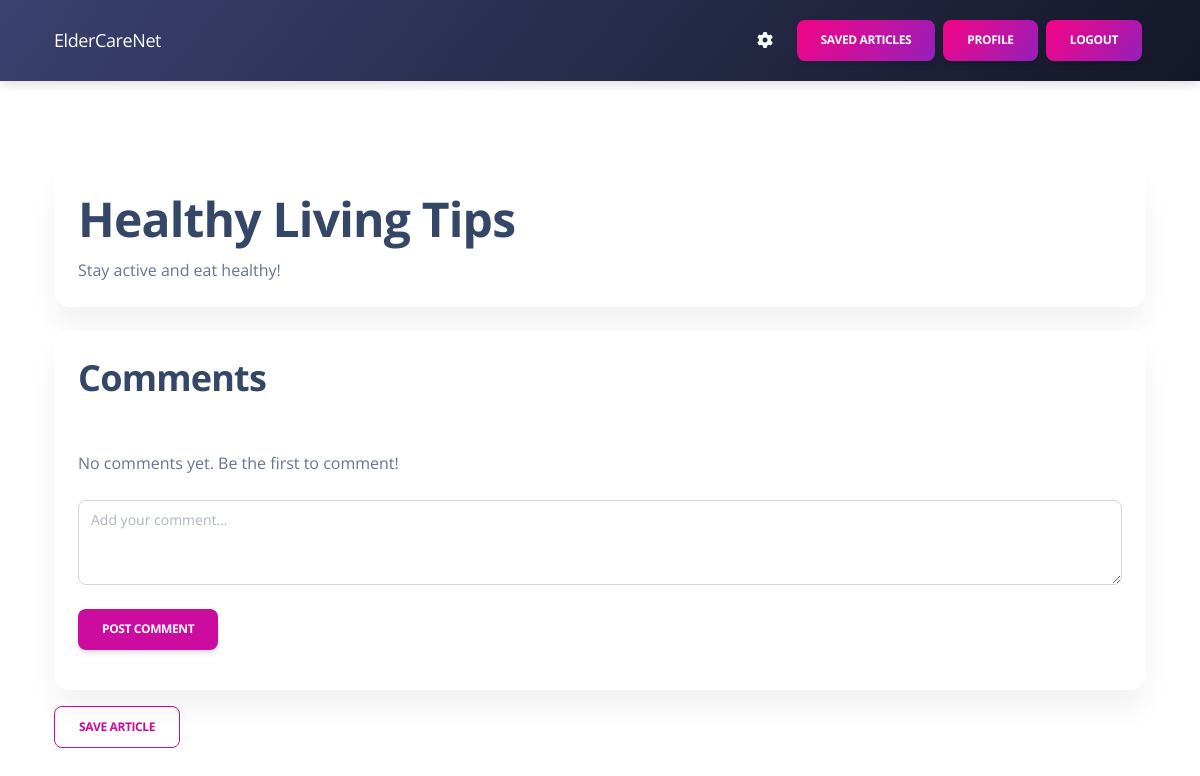
Page /articles/1 on the earlier database version.
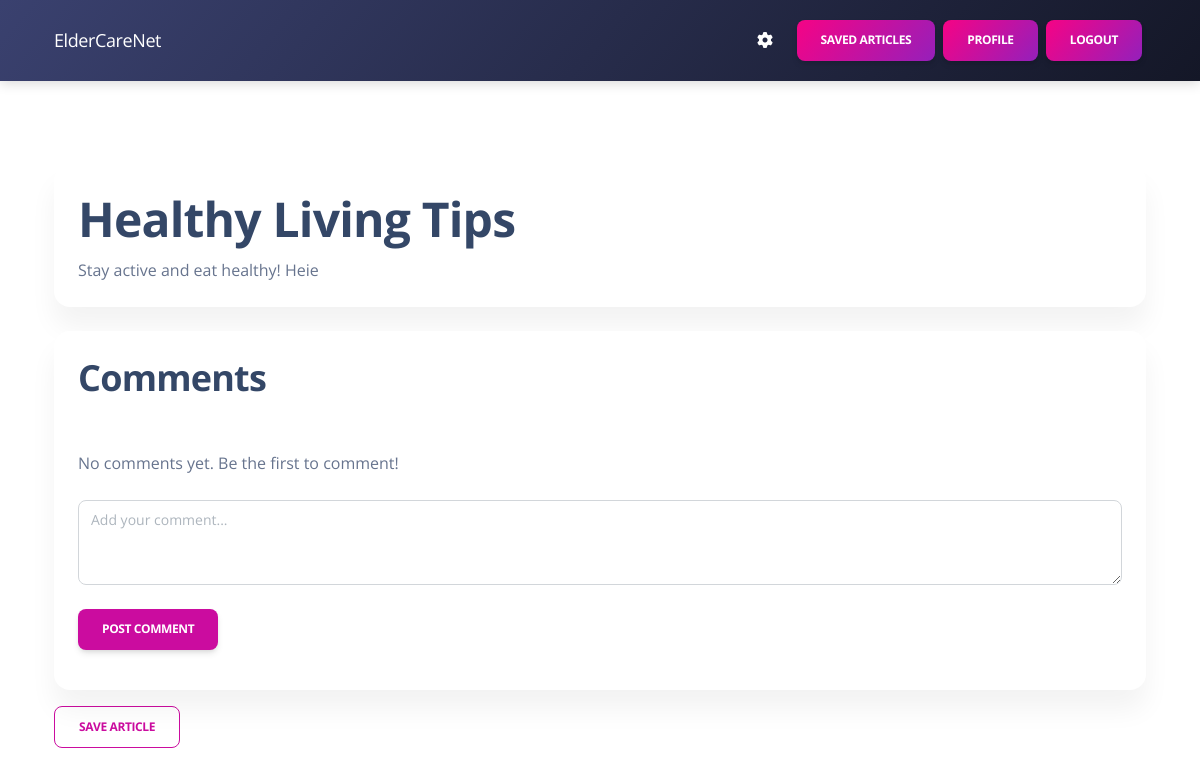
Same page on the later database version.
### models.py (models this page shows)
class Article(Base):
    __tablename__ = "articles"
    article_id = Column(Integer, primary_key=True, index=True)
    title = Column(String, nullable=False)
    content = Column(Text, nullable=False)
    created_at = Column(DateTime(timezone=True), server_default=func.now())
    updated_at = Column(DateTime(timezone=True), onupdate=func.now())
    author_id = Column(Integer, ForeignKey("admins.admin_id"))
    comments = relationship("Comment", back_populates="article")
    saved_by = relationship("SavedArticle", back_populates="article")

### routers/articles.py (the view)
@router.get("/{article_id}")
async def read_article(article_id: int, request: Request, db: Session = Depends(get_db)):
    article = crud.get_article(db, article_id)
    if not article:
        raise HTTPException(status_code=404, detail="Article not found")
    comments = crud.get_comments_by_article(db, article_id)
    return user_templates.TemplateResponse("article.html", {"request": request, "article": article, "comments": comments})

### templates/pages/user/article.html (shortened to what this page needs)
{% extends "layouts/dbbase.html" %}
{% block content %}
<div class="container mt-4">
    <article class="card mb-4">
        <div class="card-body position-relative">
            <h1 class="card-title">{{ article.title }}</h1>
            <p class="card-text">{{ article.content }}</p>
        </div>
    </article>
    <section id="comments" class="card">
        <div class="card-header">
            <h2 class="mb-0">Comments</h2>
        </div>
        <div class="card-body">
            {% if comments %}
                <div class="list-group">
                    {% for comment in comments %}
                    <div class="list-group-item">
                        <div class="d-flex justify-content-between align-items-center">
                            <p class="mb-1">{{ comment.content }}</p>
                            <small class="text-muted">
                                Posted by User {{ comment.user_id }} on {{ comment.created_at }}
                            </small>
                        </div>
                    </div>
                    {% endfor %}
                </div>
            {% else %}
                <p class="text-muted">No comments yet. Be the first to comment!</p>
            {% endif %}
            <form action="/articles/{{ article.article_id }}/comment" method="post" class="mt-4">
                <div class="form-group">
                    <textarea name="content" class="form-control" rows="3" placeholder="Add your comment..." required></textarea>
                </div>
                <button type="submit" class="btn btn-primary mt-2">Post Comment</button>
            </form>
        </div>
    </section>
    <div class="mt-3">
        <form action="/articles/{{ article.article_id }}/save" method="post">
            <button type="submit" class="btn btn-outline-primary">Save Article</button>
        </form>
    </div>
</div>
{% endblock %}

### templates/layouts/dbbase.html (shortened to what this page needs)
<!DOCTYPE html>
<html lang="en">
<head>
  <link href="{{ url_for('static', path='css/nucleo-icons.css') }}" rel="stylesheet" />
  <link href="{{ url_for('static', path='css/nucleo-svg.css') }}" rel="stylesheet" />
  <link id="pagestyle" href="{{ url_for('static', path='css/soft-ui-dashboard.css?v=1.0.6') }}" rel="stylesheet" />
  <link id="pagestyle_dark" href="{{ url_for('static', path='css/dark-theme-core.css') }}" rel="stylesheet" />
</head>
<body>
  {% include "includes/navigation.html" %}
  <main class="main-content position-relative max-height-vh-100 h-100 border-radius-lg">
    {% block content %}{% endblock %}
  </main>
</body>
</html>

### templates/includes/navigation.html (shortened to what this page needs)
<nav
  class="navbar navbar-expand-lg navbar-dark bg-gradient-dark z-index-3 py-3">
  <div class="container">
    <a class="navbar-brand text-white" style="font-size: large;" href="/users/dashboard" data-placement="bottom">
      ElderCareNet
    </a>
    <div class="collapse navbar-collapse" id="navigation">
      <ul class="navbar-nav navbar-nav-hover ms-auto">
        <div class="row">
          <div class="col-auto m-auto">
            <a class="text-white cursor-pointer">
              <i class="fa fa-cog fixed-plugin-button-nav"></i>
            </a>
          </div>
          <div class="col-auto m-auto">
            <a href="{{ url_for('saved_articles') }}" class="btn bg-gradient-primary my-1 me-1">Saved Articles</a>
            <a href="{{ url_for('get_profile') }}" class="btn bg-gradient-primary my-1 me-1">Profile</a>
            <a href="/logout" class="btn bg-gradient-primary my-1 me-1">Logout</a>
          </div>
        </div>
      </ul>
    </div>
  </div>
</nav>

### static/css/dark-theme-core.css (style rules this page uses)
body { transition: background-color 200ms ease-in; }

### templates/layouts/dbbase.html (style rules this page uses)
.main-content { overflow: auto; padding-top: 60px; }

Differences in the rows shown:
changed Article "Healthy Living Tips": content "Stay active and eat healthy!" → "Stay active and eat healthy! Heie"
